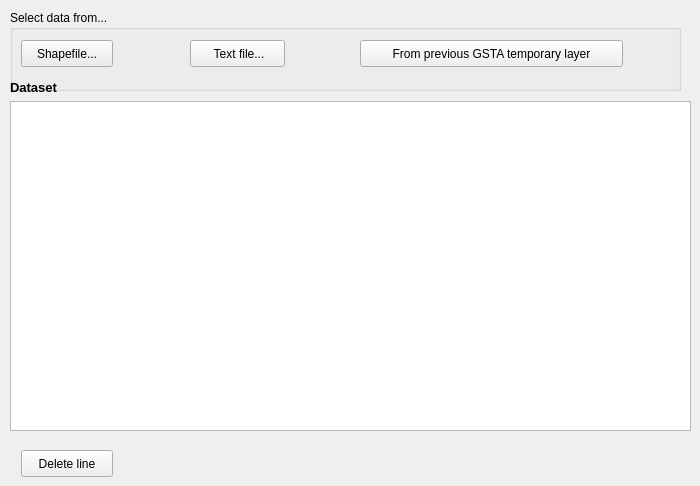
   <widget class="QWidget" name="tab_3">
    <attribute name="title">
     <string>Data</string>
    </attribute>
    <widget class="QGroupBox" name="groupBox_6">
     <property name="geometry">
      <rect>
       <x>10</x>
       <y>10</y>
       <width>671</width>
       <height>81</height>
      </rect>
     </property>
     <property name="title">
      <string>Select data from...</string>
     </property>
     <widget class="QPushButton" name="pushButtonTextFile">
      <property name="geometry">
       <rect>
        <x>180</x>
        <y>30</y>
        <width>95</width>
        <height>27</height>
       </rect>
      </property>
      <property name="text">
       <string> Text file...</string>
      </property>
     </widget>
     <widget class="QPushButton" name="GSTATemporaryLayerButton">
      <property name="geometry">
       <rect>
        <x>350</x>
        <y>30</y>
        <width>263</width>
        <height>27</height>
       </rect>
      </property>
      <property name="text">
       <string>From previous GSTA temporary layer</string>
      </property>
     </widget>
    </widget>
    <widget class="QPushButton" name="pushButtonDeteleRow">
     <property name="geometry">
      <rect>
       <x>21</x>
       <y>450</y>
       <width>92</width>
       <height>27</height>
      </rect>
     </property>
     <property name="text">
      <string>Delete line</string>
     </property>
    </widget>
    <widget class="QWidget" name="layoutWidget">
     <property name="geometry">
      <rect>
       <x>10</x>
       <y>80</y>
       <width>681</width>
       <height>351</height>
      </rect>
     </property>
     <layout class="QVBoxLayout" name="verticalLayout_4">
      <item>
       <widget class="QLabel" name="label_11">
        <property name="text">
         <string>&lt;!DOCTYPE HTML PUBLIC &quot;-//W3C//DTD HTML 4.0//EN&quot; &quot;http://www.w3.org/TR/REC-html40/strict.dtd&quot;&gt;
&lt;html&gt;&lt;head&gt;&lt;meta name=&quot;qrichtext&quot; content=&quot;1&quot; /&gt;&lt;style type=&quot;text/css&quot;&gt;
p, li { white-space: pre-wrap; }
&lt;/style&gt;&lt;/head&gt;&lt;body style=&quot; font-family:'Ubuntu'; font-size:11pt; font-weight:400; font-style:normal;&quot;&gt;
&lt;p style=&quot; margin-top:0px; margin-bottom:0px; margin-left:0px; margin-right:0px; -qt-block-indent:0; text-indent:0px;&quot;&gt;&lt;span style=&quot; font-family:'Sans'; font-size:10pt; font-weight:600;&quot;&gt;Dataset&lt;/span&gt;&lt;/p&gt;&lt;/body&gt;&lt;/html&gt;</string>
        </property>
       </widget>
      </item>
      <item>
       <widget class="QTableWidget" name="tableWidgetData"/>
      </item>
     </layout>
    </widget>
    <widget class="QPushButton" name="pushButtonShapefile">
     <property name="geometry">
      <rect>
       <x>21</x>
       <y>40</y>
       <width>92</width>
       <height>27</height>
      </rect>
     </property>
     <property name="text">
      <string>Shapefile...</string>
     </property>
    </widget>
    <zorder>pushButtonShapefile</zorder>
    <zorder>groupBox_6</zorder>
    <zorder>layoutWidget</zorder>
    <zorder>pushButtonDeteleRow</zorder>
   </widget>
